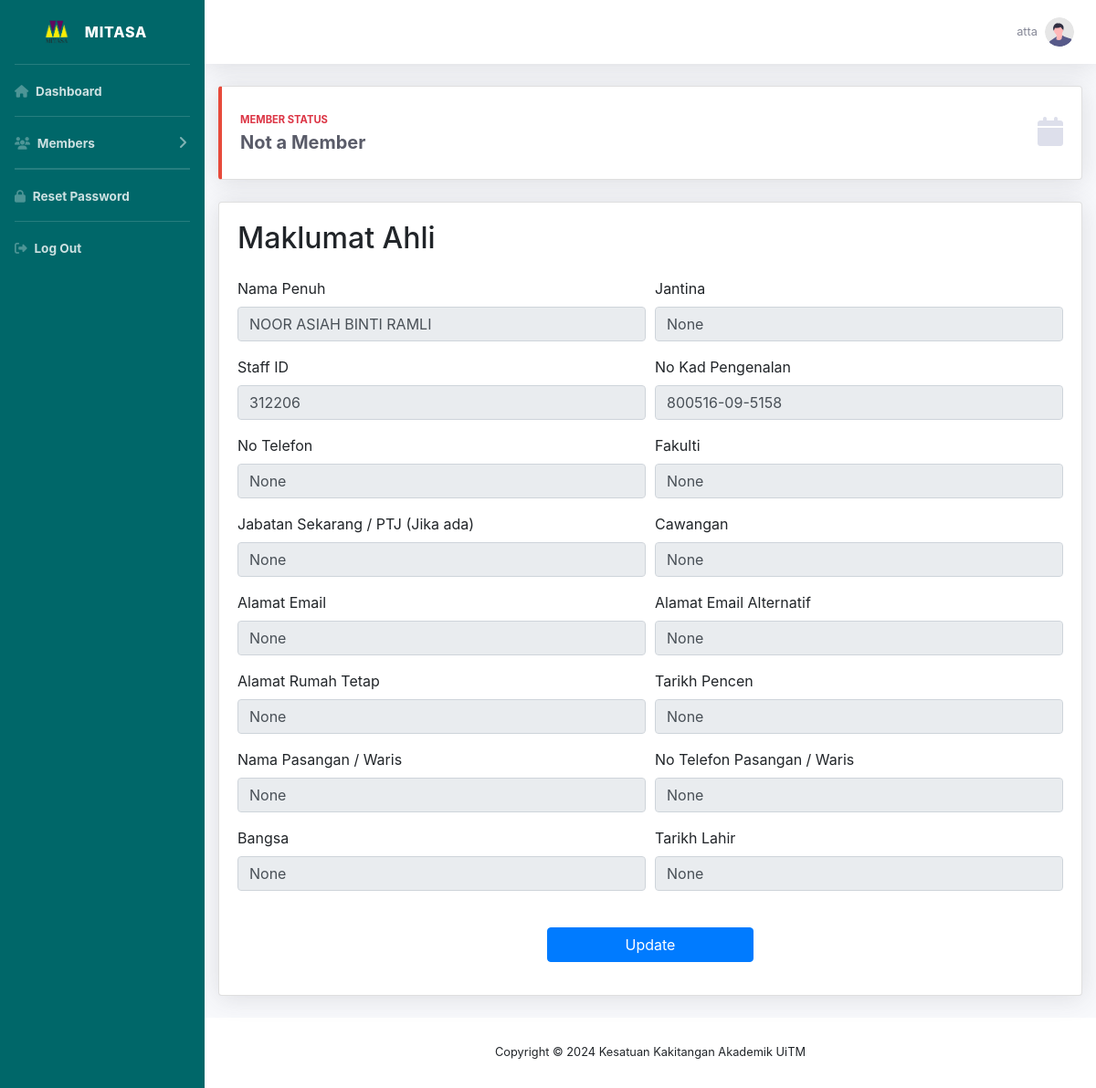
The app's page /member/1/ (signed in) with its own data.
### member/models.py (models this page shows, shortened)
class Member(models.Model):
    JANTINA = (
        ('Lelaki','Lelaki'),
        ('Perempuan', 'Perempuan')
    )
    CAWANGAN = (
        ('SHAH ALAM', 'SHAH ALAM'),
        ('PUNCAK ALAM', 'PUNCAK ALAM'),
        ('PUNCAK PERDANA', 'PUNCAK PERDANA'),
        ('SUNGAI BULOH', 'SUNGAI BULOH'),
        ('DENGKIL', 'DENGKIL'),
        ('SERI ISKANDAR', 'SERI ISKANDAR'),
        ('TAPAH', 'TAPAH'),
        ('SEGAMAT', 'SEGAMAT'),
        ('PASIR GUDANG', 'PASIR GUDANG'),
        ('SUNGAI PETANI', 'SUNGAI PETANI'),
        ('MACHANG', 'MACHANG'),
        ('KOTA BHARU', 'KOTA BHARU'),
        ('ALOR GAJAH', 'ALOR GAJAH'),
        ('BANDARAYA MELAKA', 'BANDARAYA MELAKA'),
        ('JASIN', 'JASIN'),
        ('KUALA PILAH', 'KUALA PILAH'),
        ('SEREMBAN', 'SEREMBAN'),
        ('REMBAU', 'REMBAU'),
        ('JENGKA', 'JENGKA'),
        ('RAUB', 'RAUB'),
        ('KUANTAN', 'KUANTAN'),
        ('PERMATANG PAUH', 'PERMATANG PAUH'),
        ('BERTAM', 'BERTAM'),
        ('ARAU', 'ARAU'),
        ('KUALA TERENGGANU', 'KUALA TERENGGANU'),
        ('BUKIT BESI', 'BUKIT BESI'),
        ('DUNGUN', 'DUNGUN'),
        ('KOTA KINABALU', 'KOTA KINABALU'),
        ('TAWAU', 'TAWAU'),
        ('SAMARAHAN 2', 'SAMARAHAN 2'),
        ('MUKAH', 'MUKAH'),
        ('Lain - Lain', 'Lain - Lain'),
    )
    FAKULTI = (
        ('FAKULTI FARMASI', 'FAKULTI FARMASI'),
        ('FAKULTI PERLADANGAN & AGROTEKNOLOGI', 'FAKULTI PERLADANGAN & AGROTEKNOLOGI'),
        ('FAKULTI SAINS KESIHATAN', 'FAKULTI SAINS KESIHATAN'),
        ('KOLEJ PENGAJIAN ALAM BINA', 'KOLEJ PENGAJIAN ALAM BINA'),
        ('KOLEJ PENGAJIAN KEJURUTERAAN', 'KOLEJ PENGAJIAN KEJURUTERAAN'),
        ('FAKULTI PERUBATAN', 'FAKULTI PERUBATAN'),
        ('KOLEJ PENGAJIAN PENGKOMPUTERAN, INFORMATIK & MATEMATIK', 'KOLEJ PENGAJIAN PENGKOMPUTERAN, INFORMATIK & MATEMATIK'),
        ('FAKULTI PERGIGIAN', 'FAKULTI PERGIGIAN'),
        ('FAKULTI SAINS GUNAAN', 'FAKULTI SAINS GUNAAN'),
        ('FAKULTI SAINS SUKAN & REKREASI', 'FAKULTI SAINS SUKAN & REKREASI'),
        ('KOLEJ PENGAJIAN SENI KREATIF', 'KOLEJ PENGAJIAN SENI KREATIF'),
        ('FAKULTI SAINS PENTADBIRAN & PENGAJIAN POLISI', 'FAKULTI SAINS PENTADBIRAN & PENGAJIAN POLISI'),
        ('FAKULTI KOMUNIKASI & PENGAJIAN MEDIA', 'FAKULTI KOMUNIKASI & PENGAJIAN MEDIA'),
        ('FAKULTI UNDANG-UNDANG', 'FAKULTI UNDANG-UNDANG'),
        ('FAKULTI PENDIDIKAN', 'FAKULTI PENDIDIKAN'),
        ('FAKULTI PENGURUSAN & PERNIAGAAN', 'FAKULTI PENGURUSAN & PERNIAGAAN'),
        ('FAKULTI PENGURUSAN HOTEL & PELANCONGAN', 'FAKULTI PENGURUSAN HOTEL & PELANCONGAN'),
        ('FAKULTI PERAKAUNAN', 'FAKULTI PERAKAUNAN'),
        ('Lain - Lain', 'Lain - Lain'),
    )
    BANGSA = (
        ('Melayu','Melayu'),
        ('Cina','Cina'),
        ('India','India'),
        ('Sabah','Sabah'),
        ('Sarawak','Sarawak'),
        ('Lain-Lain','Lain-Lain'),
    )
    STATUS = (
    ('Not a Member', 'Not a Member'),
    ('New Member', 'New Member'),
    ('Member', 'Member'),
    ('Anomaly', 'Anomaly')
)
    user = models.OneToOneField(User, null=True, on_delete=models.CASCADE, blank=True)
    data_created = models.DateTimeField(auto_now_add=True, null=True)
    nama = models.CharField(max_length=200, null=True)
    noPekerja = models.CharField(max_length=50, null=True)
    fakulti = models.CharField(max_length=200, null=True, choices=FAKULTI)
    email = models.CharField(max_length=200, null=True)
    tarikhLahir = models.DateField(null=True)
    noIC = models.CharField(max_length=200, null=True)
    noTel = models.CharField(max_length=200, null=True)
    cawangan = models.CharField(max_length=200, null=True, choices=CAWANGAN)
    alamat = models.CharField(max_length=200, null=True)
    tarikhPencen = models.DateField(null=True)
    namaPW = models.CharField(max_length=200, null=True)
    noTelPW = models.CharField(max_length=200, null=True)
    emailAlt = models.CharField(max_length=200, null=True)
    jantina = models.CharField(max_length=200, null=True, choices=JANTINA)
    bangsa = models.CharField(max_length=200, null=True, choices=BANGSA)
    jbtnPTJ = models.CharField(max_length=200, null=True, blank=True)
    status = models.CharField(max_length=200, null=True, choices=STATUS, default='Waiting for Approval', blank=True)

### member/decorators.py (the view)
        def wrapper_func(request, *args, **kwargs):
            group = None
            if request.user.groups.exists():
                group = request.user.groups.all()[0].name
            if group in allowed_roles:
                return view_func(request, *args, **kwargs)
            else:
                return HttpResponse('You are not authorized to view this page')

### member/templates/member/member.html (shortened to what this page needs)
{% extends "member/main.html" %}
{% load static %}
{% load widget_tweaks %}
{% load custom_filters %}
{% block content %}
<div class="container-fluid">
    <div class="row">
      <div class="col-xl col-md mb-4">
        <div class="card border-left-{{ member.status|status_border_class }} shadow h-100 py-2">
          <div class="card-body">
            <div class="row no-gutters align-items-center">
              <div class="col mr-2">
                <div class="text-xs font-weight-bold text-{{ member.status|status_text_class }} text-uppercase mb-1">
                  Member Status
                </div>
                <div class="h5 mb-0 font-weight-bold text-gray-800">
                  {{ member.status }}
                </div>
              </div>
              <div class="col-auto">
                <i class="fas fa-calendar fa-2x text-gray-300"></i>
              </div>
            </div>
          </div>
        </div>
      </div>
    </div>
    <div class="row">
        <div class="col-12">
            <div class="card shadow mb-4">
                <div class="card-body">
                        <div class=" ">
                                        <h2 class="mb-4">Maklumat Ahli</h2>
                                        <form action="" method="POST">
                                          <div class="form-row ">
                                            <div class="form-group col-md-6">
                                              <label for="fullName">Nama Penuh</label>
                                              <input type="text" value="{{member.nama}}" class="form-control mr-5" readonly>
                                            </div>
                                            <div class="form-group col-md-6">
                                              <label for="gender">Jantina</label>
                                              <input type="text" value="{{member.jantina}}" class="form-control" readonly>
                                            </div>
                                          </div>
                                          <div class="form-row">
                                            <div class="form-group col-md-6">
                                              <label for="employeeNumber">Staff ID</label>
                                              <input type="text" value="{{member.noPekerja}}" class="form-control" readonly>
                                            </div>
                                            <div class="form-group col-md-6">
                                              <label for="idCardNumber">No Kad Pengenalan</label>
                                              <input type="text" value="{{member.noIC}}" class="form-control" readonly>
                                            </div>
                                          </div>
                                          <div class="form-row">
                                            <div class="form-group col-md-6">
                                              <label for="telephoneNumber">No Telefon</label>
                                              <input type="text" value="{{member.noTel}}" class="form-control" readonly>
                                            </div>
                                            <div class="form-group col-md-6">
                                              <label for="faculty">Fakulti</label>
                                              <input type="text" value="{{member.fakulti}}" class="form-control" readonly>
                                            </div>
                                          </div>
                                          <div class="form-row">
                                            <div class="form-group col-md-6">
                                              <label for="currentDepartment">Jabatan Sekarang / PTJ (Jika ada)</label>
                                              <input type="text" value="{{member.jbtnPTJ}}" class="form-control" readonly>
                                            </div>
                                            <div class="form-group col-md-6">
                                              <label for="branch">Cawangan</label>
                                              <input type="text" value="{{member.cawangan}}" class="form-control" readonly>
                                            </div>
                                          </div>
                                          <div class="form-row">
                                            <div class="form-group col-md-6">
                                              <label for="emailAddress">Alamat Email</label>
                                              <input type="text" value="{{member.email}}" class="form-control" readonly>
                                            </div>
                                            <div class="form-group col-md-6">
                                              <label for="altEmailAddress">Alamat Email Alternatif</label>
                                              <input type="text" value="{{member.emailAlt}}" class="form-control" readonly>
                                            </div>
                                          </div>
                                          <div class="form-row">
                                            <div class="form-group col-md-6">
                                              <label for="permanentAddress">Alamat Rumah Tetap</label>
                                              <input type="text" value="{{member.alamat}}" class="form-control" readonly>
                                            </div>
                                            <div class="form-group col-md-6">
                                              <label for="dateOfPension">Tarikh Pencen</label>
                                              <input type="text" value="{{member.tarikhPencen}}" class="form-control" readonly>
                                            </div>
                                          </div>
                                          <div class="form-row">
                                            <div class="form-group col-md-6">
                                              <label for="spouseGuardianName">Nama Pasangan / Waris</label>
                                              <input type="text" value="{{member.namaPW}}" class="form-control" readonly>
                                            </div>
                                            <div class="form-group col-md-6">
                                              <label for="spouseGuardianPhone">No Telefon Pasangan / Waris</label>
                                              <input type="text" value="{{member.noTelPW}}" class="form-control" readonly>
                                            </div>
                                          </div>
                                          <div class="form-row">
                                          <div class="form-group col-md-6">
                                            <label for="idCardNumber">Bangsa</label>
                                            <input type="text" value="{{member.bangsa}}" class="form-control" readonly>
                                          </div>
                                          <div class="form-group col-md-6">
                                            <label for="idCardNumber">Tarikh Lahir</label>
                                            <input type="text" value="{{member.tarikhLahir}}" class="form-control" readonly>
                                          </div>
                                        </div>
                                          <div class="text-center mt-4">
                                          <a type="text" href="{% url 'memberEdit' member.id %}"  class="btn btn-primary  col-md-3 mb-3">Update</a>
                                        </form>
                        </div>
                </div>
            </div>
        </div>
    </div>
</div>
{% endblock content %}

### member/templates/member/main.html (shortened to what this page needs)
{% load static %}
<!DOCTYPE html>
<html>
    <head>
        <link rel="stylesheet" href="{% static "/css/main.css" %}">
        <link rel="stylesheet" href="https://cdn.jsdelivr.net/npm/bootstrap@4.0.0/dist/css/bootstrap.min.css">
        <link rel="stylesheet" href="https://cdn.datatables.net/2.0.8/css/dataTables.bootstrap4.css">
    </head>
    <body>
        <div id='wrapper'>
            <ul class="navbar-nav bg-gradient-primary sidebar sidebar-dark accordion" id="accordionSidebar">
              <a class="sidebar-brand d-flex align-items-center justify-content-center" href="">
                  <div class="">
                    <img src=" {% static "images/logo.png" %} " width="30" height="30" class="d-inline-block align-top" alt="">
                  </div>
                  <div class="sidebar-brand-text mx-3">MITASA</div>
              </a>
              {% if request.user.is_staff %}
              <hr class="sidebar-divider my-0">
              <li class="nav-item font-weight-bold">
                  <a class="nav-link" href="{% url 'dashboard' %}">
                    <i class="fa-solid fa-house"></i>
                      <span>Dashboard</span></a>
              </li>
            <hr class="sidebar-divider my-0">
             <li class="nav-item font-weight-bold">
                <a class="nav-link collapsed" href="" data-toggle="collapse" data-target="#collapseUtilities"
                    aria-expanded="true" aria-controls="collapseUtilities">
                    <i class="fas fa-fw fa-users"></i>
                    <span>Members</span>
                </a>
            </li>
            <hr class="sidebar-divider my-0">
            {% endif %}
            <hr class="sidebar-divider my-0 ">
            <li class="nav-item font-weight-bold">
                <a class="nav-link" href="{% url 'password_change' %}">
                    <i class="fa-solid fa-lock"></i>
                    <span>Reset Password</span></a>
              </li>
            <hr class="sidebar-divider my-0">
            <li class="nav-item font-weight-bold">
                <a class="nav-link" href="{% url 'logout' %}">
                    <i class="fa-solid fa-right-from-bracket"></i>
                    <span>Log Out</span></a>
              </li>
          </ul>
          <div id="content-wrapper" class="d-flex flex-column">
              <div id="content">
                  <nav class="navbar navbar-expand navbar-light bg-white topbar mb-4 static-top shadow">
                      <ul class="navbar-nav ml-auto">
                          <li class="nav-item dropdown no-arrow d-sm-none">
                          <li class="nav-item dropdown no-arrow">
                              <a class="nav-link dropdown-toggle" href="#" id="userDropdown" role="button"
                                  data-toggle="dropdown" aria-haspopup="true" aria-expanded="false">
                                  <span class="mr-2 d-none d-lg-inline text-gray-600 small">{{request.user}}</span>
                                  <img class="img-profile rounded-circle"
                                      src="{% static "images/undraw_profile.svg" %}">
                              </a>
                          </li>
                      </ul>
                  </nav>
                  {% block content %}
                  {% endblock %}
              </div>
       {% include "member/footer.html" %}
          </div>
      </div>
    </body>
</html>

### records on screen
Member: status "Not a Member", nama "NOOR ASIAH BINTI RAMLI", jantina "None", noPekerja "312206", noIC "800516-09-5158", noTel "None", fakulti "None", jbtnPTJ "None", cawangan "None", email "None", emailAlt "None", alamat "None", tarikhPencen "None", namaPW "None", noTelPW "None", bangsa "None", tarikhLahir "None"

### other values on screen
{{ request.user }} "atta"
